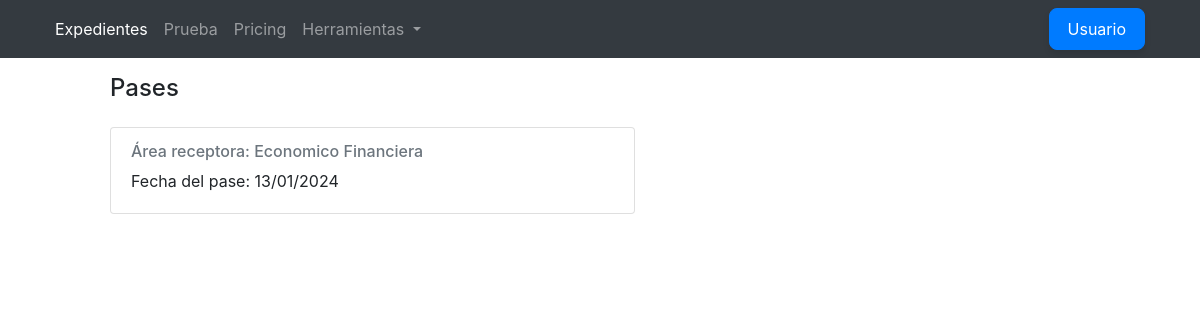
Before: /Exp/detalle_expediente/14/ with the older database file.
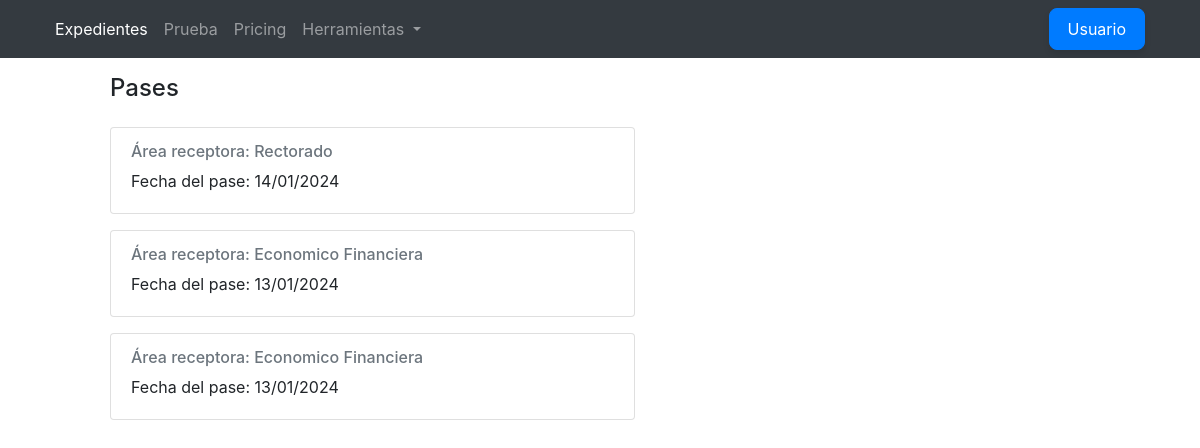
After: the same page with the newer database file.
### Exp/models.py (models this page shows)
class Pases(models.Model):
    nro_exp = models.ForeignKey(ExpedientesPrueba, related_name='pases', on_delete=models.CASCADE, null=True)
    fecha_pase = models.DateTimeField(default=datetime.now().date().strftime("%d"))
    area_origen = models.ForeignKey(Areas, related_name='area_origen', on_delete=models.CASCADE, null=True)
    area_receptora = models.ForeignKey(Areas, related_name='area_receptora', on_delete=models.CASCADE, null=True)
    class Meta:
        db_table = 'expedientes_pases'

### Exp/views.py (the view)
# urls.py: path('detalle_expediente/<int:pk>/', DetalleExpediente.as_view(), name='detalle_expediente'),
class DetalleExpediente(DetailView):
    model = ExpedientesPrueba
    template_name = "lista_pases.html"
    def get_context_data(self, **kwargs):
        context = super().get_context_data(**kwargs)
        context['pases'] = self.object.pases.all().order_by('-fecha_pase')
        return context

### Exp/models.py (called while the page is built)
    def __str__(self):
        return self.area

### Exp/templates/lista_pases.html
{% extends 'base.html' %}
{% block cambio %}
    <div class="col-md-6" style="margin-left: 50px;">
        <h4 class="mb-4">Pases</h4>
        {% if not pases %}
            <p class="mb-4">No hay pases para este expediente</p>
        {% else %}
            {% for pase in pases %}
                <div class="card mb-3">
                    <div class="card-body">
                        <h6 class="card-subtitle mb-2 text-muted">
                            Área receptora: {{ pase.area_receptora}}
                        </h6>
                        <p class="card-text">
                            Fecha del pase: {{ pase.fecha_pase|date:"d/m/Y" }}
                        </p>
                    </div>
                </div>
            {% endfor %}
        {% endif %}
    </div>
{% endblock %}

### Exp/templates/base.html (shortened to what this page needs)
{% load static %}
<!DOCTYPE html>
<html lang="en">
<head>
    <link rel="stylesheet" href="{% static 'css/index6.css' %}">
    <link rel="stylesheet" href="https://cdn.datatables.net/responsive/2.5.0/css/responsive.bootstrap5.min.css">
    <link href="https://cdn.jsdelivr.net/npm/bootstrap@5.3.2/dist/css/bootstrap.min.css" rel="stylesheet"
>
    <link rel="stylesheet" href="https://stackpath.bootstrapcdn.com/bootstrap/4.5.2/css/bootstrap.min.css">
</head>
<body>
{% include 'navbar.html' %}
<div class="container mt-4">
    {% block cambio %} {% endblock %}
</div>
</body>
</html>

### Exp/templates/navbar.html (shortened to what this page needs)
{% load static %}
<!DOCTYPE html>
<html lang="en">
<head>
    <link rel="stylesheet" href="{% static 'css/index6.css' %}">
</head>
<body>
<div class="main-content">
<nav class="navbar navbar-expand-lg navbar-dark bg-dark fixed-top ">
    <div class="container-fluid">
        <div class="collapse navbar-collapse" id="navbarNavDropdown">
            <ul class="navbar-nav">
                <li class="nav-item">
                    <a class="nav-link active" aria-current="page" href="/Exp/">Expedientes</a>
                </li>
                <li class="nav-item">
                    <a class="nav-link" href="/Exp/prueba/">Prueba</a>
                </li>
                <li class="nav-item">
                    <a class="nav-link" href="#">Pricing</a>
                </li>
                <li class="nav-item dropdown">
                    <a class="nav-link dropdown-toggle" href="#" role="button" data-bs-toggle="dropdown"
                       aria-expanded="false">
                        Herramientas
                    </a>
                </li>
            </ul>
        </div>
        <div class="d-grid gap-2 d-md-flex justify-content-md-end">
            <button class="btn btn-primary me-md-4 custom-btn" type="button">Usuario</button>
        </div>
    </div>
</nav>
</div>
</body>
</html>

### Exp/static/css/index6.css (style rules this page uses)
.custom-btn { background-color: #007BFF; color: #fff; border: 1px solid #007BFF; border-radius: 8px; padding: 8px 18px; font-size: 16px; box-shadow: 0 4px 6px rgba(0, 0, 0, 0.1); transition: background-color 0.3s ease; }
.main-content { padding-top: 50px; }

Changed rows visible on the page:
added Pases: area_receptora "Rectorado", fecha_pase "14/01/2024"
added Pases: area_receptora "Economico Financiera", fecha_pase "13/01/2024"
